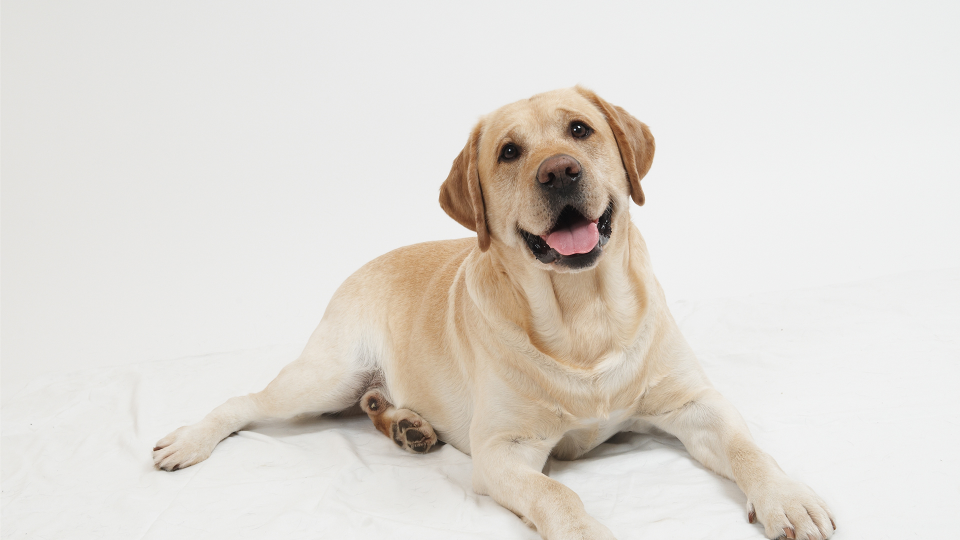
#> input picture Images/dog.jpg, 1920 x 1080 px (shown at 1/2 size)
$ jupyter execute --allow-errors Localization.ipynb   (shell and % lines are left out)   (Python 2 division)   (older library calls are emulated)
#> lines starting #> are read from the running program, lines starting #| are printed output that depends on the picture
### library/classifiers/pretrained_vgg16.py
import numpy as np
import h5py

from library.layers import *
from library.fast_layers import *
from library.layer_utils import *


class PretrainedVGG(object):
  def __init__(self, dtype=np.float32, num_classes=1000, input_size=224, h5_file=None,verbose=False):
    #Input Size is 224X224
    #Num classes = 1000 for ImageNet

#> called with num_classes = 1000, input_size = 224, h5_file = 'Data/vgg16_weights.h5', verbose = False
    self.dtype = dtype
    self.conv_params = []
    self.input_size = input_size
    self.num_classes = num_classes

    # TODO: In the future it would be nice if the architecture could be loaded from
    # the HDF5 file rather than being hardcoded. For now this will have to do.

    self.conv_params.append({'stride': 1, 'pad': 1})
    self.conv_params.append({'stride': 1, 'pad': 1})

    self.conv_params.append({'stride': 1, 'pad': 1})
    self.conv_params.append({'stride': 1, 'pad': 1})

    self.conv_params.append({'stride': 1, 'pad': 1})
    self.conv_params.append({'stride': 1, 'pad': 1})
    self.conv_params.append({'stride': 1, 'pad': 1})

    self.conv_params.append({'stride': 1, 'pad': 1})
    self.conv_params.append({'stride': 1, 'pad': 1})
    self.conv_params.append({'stride': 1, 'pad': 1})

    self.conv_params.append({'stride': 1, 'pad': 1})
    self.conv_params.append({'stride': 1, 'pad': 1})
    self.conv_params.append({'stride': 1, 'pad': 1})

    #Map Describing the layer type
    self.layer_map = {1:'conv', 2:'relu', 3:'conv', 4: 'relu', 5:'maxpool',
                      6:'conv', 7:'relu', 8:'conv', 9: 'relu', 10:'maxpool',
                      11:'conv', 12:'relu', 13:'conv', 14: 'relu', 15:'conv', 16:'relu' ,17:'maxpool',
                      18:'conv', 19:'relu', 20:'conv', 21: 'relu', 22:'conv', 23:'relu' ,24:'maxpool',
                      25:'conv', 26:'relu', 27:'conv', 28: 'relu', 29:'conv', 30:'relu' ,31:'maxpool',
                      32:'affine', 33:'relu', 34:'affine', 35:'relu', 36:'affine',37:'softmax'
                     }
    #self. weight_layers = {1:1,2:3,3:6,4:8,5:11,6:13,7:15,8:18,9:20,10:22,11:25,12:27,13:29,14:32,15:34,16:36}
    self.weight_layers_inv = {1:1,3:2,6:3,8:4,11:5,13:6,15:7,18:8,20:9,22:10,25:11,27:12,29:13,32:14,34:15,36:16}

    self.filter_sizes = [3, 3, 3, 3, 3, 3, 3, 3, 3, 3, 3, 3, 3]
    self.num_filters = [64, 64, 128, 128, 256, 256, 256, 512, 512, 512, 512, 512, 512]

    hidden_dim_1 = 4096
    hidden_dim_2 = 4096

    cur_size = input_size
    prev_dim = 3
    self.params = {}

    for i, (f, next_dim) in enumerate(zip(self.filter_sizes, self.num_filters)):
      self.params['W%d' % (i + 1)] = np.random.randn(next_dim, prev_dim, f, f)
      self.params['b%d' % (i + 1)] = np.zeros(next_dim)
      prev_dim = next_dim

    cur_size = cur_size/32
    # Add a fully-connected layers
    fan_in = cur_size * cur_size * self.num_filters[-1]
    self.params['W%d' % (i + 2)] = np.zeros((fan_in,hidden_dim_1))
    self.params['b%d' % (i + 2)] = np.zeros(hidden_dim_1)

    self.params['W%d' % (i + 3)] = np.zeros((hidden_dim_1, hidden_dim_2))
    self.params['b%d' % (i + 3)] = np.zeros(hidden_dim_2)

    self.params['W%d' % (i + 4)] = np.zeros((hidden_dim_2, num_classes))
    self.params['b%d' % (i + 4)] = np.zeros(num_classes)

    for k, v in self.params.iteritems():
      self.params[k] = v.astype(dtype)

    if h5_file is not None:
      self.load_weights(h5_file, verbose)
      pass


  def load_weights(self, h5_file, verbose=False):
    """
    Load pretrained weights from an HDF5 file.

    Inputs:
    - h5_file: Path to the HDF5 file where pretrained weights are stored.
    - verbose: Whether to print debugging info
    """
    with h5py.File(h5_file, 'r') as f:
      for k, v in f.iteritems():
        layer_no = int(k.split('_')[1])
        if(layer_no in self.weight_layers_inv.keys() ):
            for key,value in v.iteritems():
                wt_layer_no = self.weight_layers_inv[layer_no]
                if('param_0' in value.name):
                   param_name = 'W%d' % wt_layer_no
                   param_value = np.asarray(value.value)
                   if self.layer_map[layer_no] == 'conv':
                        NF, D,W,H = param_value.shape
                        param_value[:,:,range(W-1,-1,-1),:] =param_value.copy()
                        param_value[:,:,:,range(H-1,-1,-1)] =param_value.copy()
                elif ('param_1' in value.name):
                   param_name = 'b%d' % wt_layer_no
                   param_value = np.asarray(value.value)
                if verbose: print param_name, self.params[param_name].shape
                if param_value.shape == self.params[param_name].shape:
                    self.params[param_name] = param_value
                elif param_value.T.shape == self.params[param_name].shape:
                    asself.params[param_name] = param_value.T
                else:
                    raise ValueError('shapes for %s do not match' % param_name)
    for k, v in self.params.iteritems():
      self.params[k] = v.astype(self.dtype)


  # [210 lines left out: functions forward, backward, loss, not called in this run]

### deconv_utils.py
import cv2
import numpy as np
import matplotlib.pyplot as plt
from scipy.misc import imread, imresize
from scipy import ndimage

#Global Variables

#Parameters to Process blob
class Param:
  process_conv_size = (4,4)
  num_dilation = 20
  num_erosion = 15

# [105 lines left out: functions get_filter_scores2, get_filter_scores, get_fast_filter_scores, get_backgrad, deconv, deconv_2 and 2 more, not called in this run]

##############TO DO###########
#Function to get blob
def get_blob():
    pass

#Image Utilities
# [4 lines left out: function load_image, not called in this run]

def load_image_cv2(imgf):
#> called with imgf = 'Images/dog.jpg'
    im = cv2.imread(imgf)
#> im is the input picture: shape (1080, 1920, 3); mean B, G, R 213, 219.2, 223.9
    im = resize_image(im)
    return process_image(im)

def resize_image(im):
    return cv2.resize(im, (224, 224)).astype(np.float32)
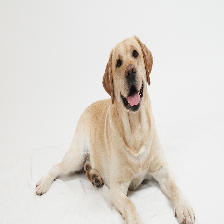
#> returned value: shape (224, 224, 3) float32; mean of channels 0, 1, 2 212.8, 219, 223.8; drawn as B, G, R

def process_image(im):
    im[:,:,0] -= 103.939
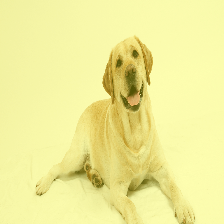
#> im: shape (224, 224, 3) float32; mean B, G, R 108.8, 219, 223.8; drawn with min black and max white
    im[:,:,1] -= 116.779
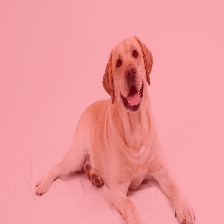
#> im: shape (224, 224, 3) float32; mean B, G, R 108.8, 102.2, 223.8; drawn with min black and max white
    im[:,:,2] -= 123.68
    im = im.transpose((2,0,1))
    im = np.expand_dims(im, axis=0)
    return im

# [109 lines left out: functions deprocess_image, plot_image, plot_image_cv2, grid_plot_activs, find_box, get_score and 4 more, not called in this run]

### library/localization.py
#Load the model and dependencies
import time, os, json
import numpy as np
from scipy.misc import imread, imresize
import matplotlib.pyplot as plt
import pickle
import cv2, numpy as np
from deconv_utils import *
import copy
from library.classifiers.pretrained_vgg16 import PretrainedVGG

#Global Variables
percentile_threshold = 40

#Function to get the bounding box given an image
# [83 lines left out: functions bbox, get_localization_mask, get_box_from_mask, visualize, not called in this run]

def calculate_area(c):
    xmin,xmax,ymin,ymax = c
    return ((xmax-xmin)*(ymax-ymin))

def calculate_overlap(xL1,xH1, xL2, xH2):
    if(xH1>=xL2):
        if(xH2>=xH1):
            return (xH1-xL2)
        else:
            #Box 2 axis lies inside 1
            return (xH2-xL2)
    else:
        return 0

def eval_precision(c1,c2):
    xmin1, xmax1, ymin1, ymax1 = c1
    xmin2, xmax2, ymin2, ymax2 = c2

    #Order by X
    if (xmin2>=xmin1):
        x_overlap = calculate_overlap(xmin1,xmax1,xmin2,xmax2)
    else:
        x_overlap = calculate_overlap(xmin2,xmax2,xmin1,xmax1)

    if (ymin2>=ymin1):
        y_overlap = calculate_overlap(ymin1,ymax1,ymin2,ymax2)
    else:
        y_overlap = calculate_overlap(ymin2,ymax2,ymin1,ymax1)

    intersection = x_overlap*y_overlap
    union = calculate_area(c1) + calculate_area(c2) - intersection

    return float(intersection)/float(union)


# [22 lines left out: function main, not called in this run]

### Localization.ipynb
[cell 1]
#Load the model and dependencies
import time, os, json
import numpy as np
from scipy.misc import imread, imresize
import matplotlib.pyplot as plt
import pickle
import cv2, numpy as np
from deconv_utils import *
import copy

# for auto-reloading external modules
# see http://stackoverflow.com/questions/1907993/autoreload-of-modules-in-ipython

[cell 2]
#Load the VGG Model and ImageNet Class Mappings
from library.classifiers.pretrained_vgg16 import PretrainedVGG
#> (the rest of this cell did not finish here and is left out)

[cell 3]
#Input Image File
filename = 'Images/dog.jpg'
#Layer from which the image will be segment
layer = 11
#No of neurons to evaluate from ranked list
kmax = 7

[cell 4]
im = load_image_cv2(filename)
#> (the rest of this cell did not finish here and is left out)

#> (a cell that did not finish here is left out)

#> (a cell that did not finish here is left out)

[cell 7]
#Get Actives & Cache - no Blob
im = load_image_cv2(filename)
#> (the rest of this cell did not finish here and is left out)

[cell 8]
#GrabCut version of UnionBlob
im2 = im[0].transpose(1,2,0).astype('uint8')
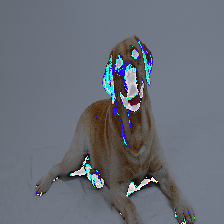
#> im2: shape (224, 224, 3); mean of channels 0, 1, 2 118.5, 109.9, 104.9; drawn as B, G, R
im3 = load_image_cv2(filename)
ymin = xmin= 100000
ymax = xmax= -100000
#> (the rest of this cell did not finish here and is left out)

[cell 9]
from library.localization import *

imgf = 'Images/dolph.jpg'
im = cv2.imread(imgf)
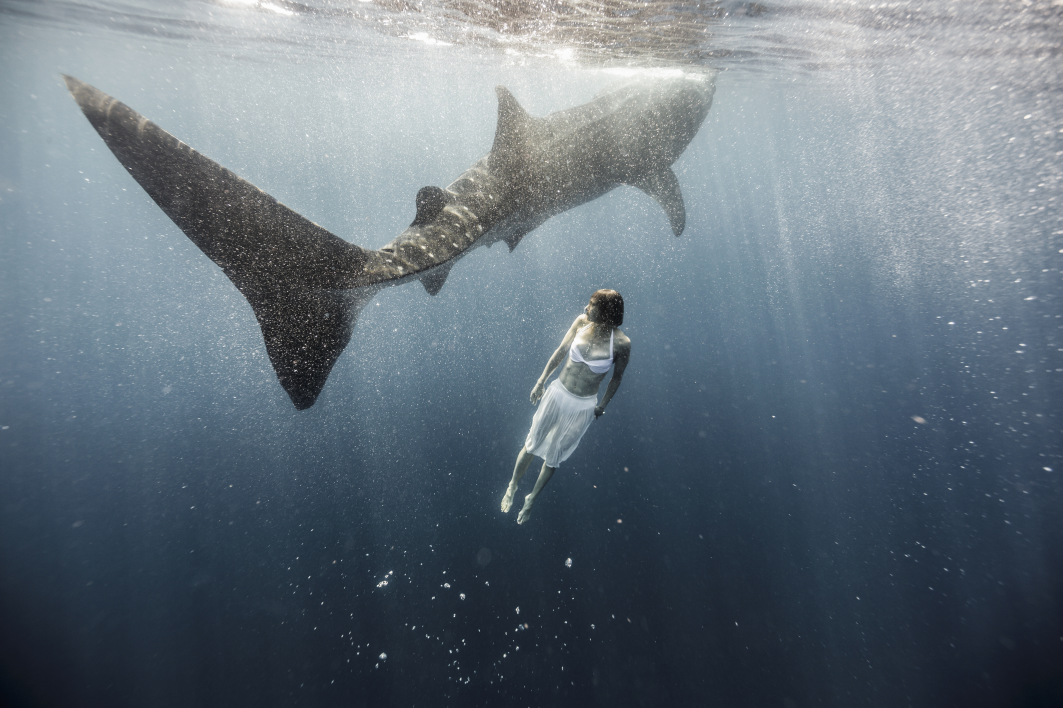
#> input picture Images/dolph.jpg, 2125 x 1416 px (shown at 1/2 size)
#> im is the input picture: shape (1416, 2125, 3); mean B, G, R 122.7, 112.7, 100.2

#Get Bounding Box
#> (the rest of this cell did not finish here and is left out)

#> (a cell that did not finish here is left out)

#> (a cell that did not finish here is left out)

[cell 12]
import types
from library.image_utils import *

[cell 13]
Param.num_dilation = 15

[cell 14]
i=111
#Best/Worst Image Image
#> (the rest of this cell did not finish here and is left out)

[cell 15]
import urllib2, os, tempfile
from socket import error as SocketError
def image_from_url(url):
  """
  Read an image from a URL. Returns a numpy array with the pixel data.
  We write the image to a temporary file then read it back. Kinda gross.
  """
  try:
    f = urllib2.urlopen(url)
    _, fname = tempfile.mkstemp()
    with open(fname, 'wb') as ff:
      ff.write(f.read())
    img = cv2.imread(fname)
    os.remove(fname)
    return img
  except urllib2.URLError as e:
    print 'URL Error: ', e.reason, url
  except urllib2.HTTPError as e:
    print 'HTTP Error: ', e.code, url
  except ValueError as e:
    print 'Some Error: ', url
  except SocketError as e:
    print 'Some Error: ', url

[cell 16]
from library.localization import *
print eval_precision((0,100,0,100), (120,200,25,50))
